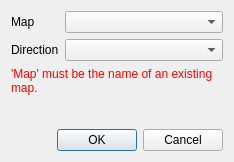
<?xml version="1.0" encoding="UTF-8"?>
<ui version="4.0">
 <class>NewMapConnectionDialog</class>
 <widget class="QDialog" name="NewMapConnectionDialog">
  <property name="geometry">
   <rect>
    <x>0</x>
    <y>0</y>
    <width>234</width>
    <height>162</height>
   </rect>
  </property>
  <property name="windowTitle">
   <string>Add New Map Connection</string>
  </property>
  <layout class="QVBoxLayout" name="verticalLayout">
   <item>
    <widget class="QFrame" name="frame">
     <property name="frameShape">
      <enum>QFrame::Shape::NoFrame</enum>
     </property>
     <property name="frameShadow">
      <enum>QFrame::Shadow::Plain</enum>
     </property>
     <layout class="QFormLayout" name="formLayout_2">
      <property name="leftMargin">
       <number>0</number>
      </property>
      <property name="topMargin">
       <number>0</number>
      </property>
      <property name="rightMargin">
       <number>0</number>
      </property>
      <property name="bottomMargin">
       <number>0</number>
      </property>
      <item row="0" column="0">
       <widget class="QLabel" name="label_Map">
        <property name="text">
         <string>Map</string>
        </property>
       </widget>
      </item>
      <item row="0" column="1">
       <widget class="NoScrollComboBox" name="comboBox_Map">
        <property name="toolTip">
         <string>&lt;html&gt;&lt;head/&gt;&lt;body&gt;&lt;p&gt;The name of the map to connect to the current map.&lt;/p&gt;&lt;/body&gt;&lt;/html&gt;</string>
        </property>
       </widget>
      </item>
      <item row="1" column="0">
       <widget class="QLabel" name="label_Direction">
        <property name="text">
         <string>Direction</string>
        </property>
       </widget>
      </item>
      <item row="1" column="1">
       <widget class="NoScrollComboBox" name="comboBox_Direction">
        <property name="toolTip">
         <string>&lt;html&gt;&lt;head/&gt;&lt;body&gt;&lt;p&gt;Where the connected map should be positioned relative to the current map.&lt;/p&gt;&lt;/body&gt;&lt;/html&gt;</string>
        </property>
       </widget>
      </item>
      <item row="2" column="0" colspan="2">
       <widget class="QLabel" name="label_Warning">
        <property name="styleSheet">
         <string notr="true">color: rgb(255, 0, 0)</string>
        </property>
        <property name="text">
         <string>'Map' must be the name of an existing map.</string>
        </property>
        <property name="wordWrap">
         <bool>true</bool>
        </property>
       </widget>
      </item>
     </layout>
    </widget>
   </item>
   <item>
    <widget class="QDialogButtonBox" name="buttonBox">
     <property name="orientation">
      <enum>Qt::Orientation::Horizontal</enum>
     </property>
     <property name="standardButtons">
      <set>QDialogButtonBox::StandardButton::Cancel|QDialogButtonBox::StandardButton::Ok</set>
     </property>
    </widget>
   </item>
  </layout>
 </widget>
 <customwidgets>
  <customwidget>
   <class>NoScrollComboBox</class>
   <extends>QComboBox</extends>
   <header>noscrollcombobox.h</header>
  </customwidget>
 </customwidgets>
 <resources/>
 <connections>
  <connection>
   <sender>buttonBox</sender>
   <signal>accepted()</signal>
   <receiver>NewMapConnectionDialog</receiver>
   <slot>accept()</slot>
   <hints>
    <hint type="sourcelabel">
     <x>20</x>
     <y>20</y>
    </hint>
    <hint type="destinationlabel">
     <x>20</x>
     <y>20</y>
    </hint>
   </hints>
  </connection>
  <connection>
   <sender>buttonBox</sender>
   <signal>rejected()</signal>
   <receiver>NewMapConnectionDialog</receiver>
   <slot>reject()</slot>
   <hints>
    <hint type="sourcelabel">
     <x>20</x>
     <y>20</y>
    </hint>
    <hint type="destinationlabel">
     <x>20</x>
     <y>20</y>
    </hint>
   </hints>
  </connection>
 </connections>
</ui>
